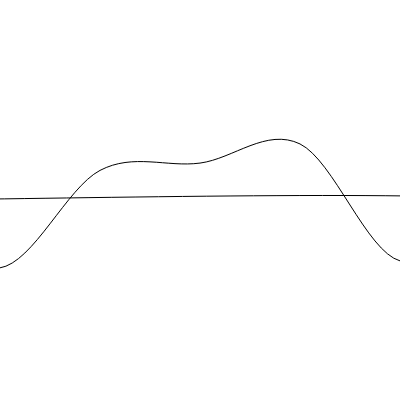
Frame 1 (no input)
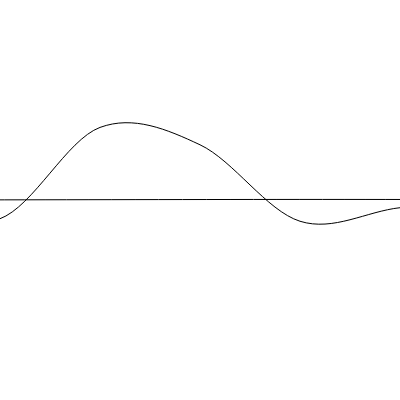
Frame 60 (no input)
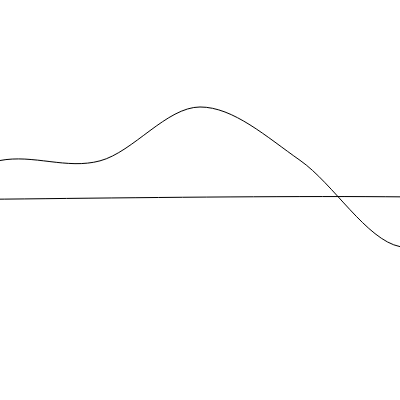
Frame 120 (the mouse pressed at the canvas centre since frame 60)

The p5.js sketch that drew these frames (run headless with seeded random() and noise() and a simulated clock; from frame 60 on, the mouse is pressed at the canvas centre):

// p5.js sketch
// ── sketch.js

var n = 0;
var timeOffset = 0;
var stageWidth = 400;
var stageHeight = 400;

function setup() {
  createCanvas(stageWidth, stageHeight);
  n = 4;
  timeOffset = 0;
  frameRate(30)
  noFill();
}

function draw() {

  translate(0, stageHeight / 2);
  background(255)

  beginShape();
  curveVertex( -100, 0 );
  
    for (var i = 0; i <= n; i++){
      var xx = i * stageWidth / n;
      var yy = noise( i * 0.5, timeOffset ) * stageWidth - 200;
      curveVertex( xx, yy );
      console.log(xx + ','+yy);
    }
    curveVertex(stageWidth+100, 0);
    endShape(CLOSE);
    timeOffset+=0.009;

  
}
